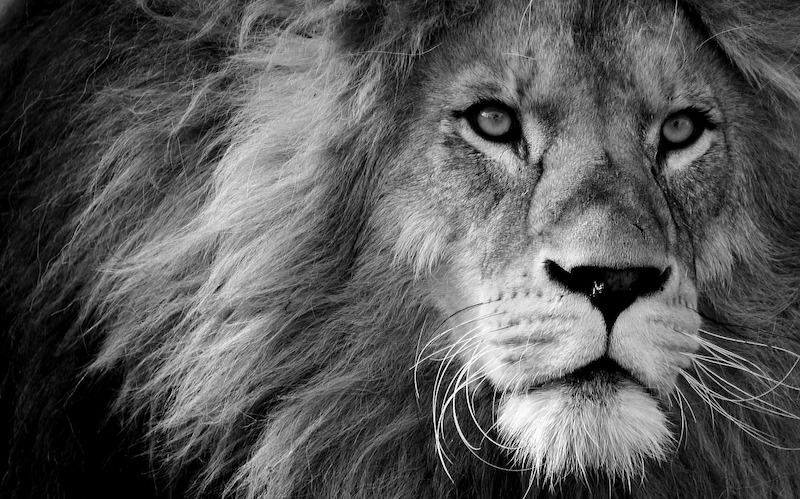
#> input picture p2/code/lion.png, 800 x 499 px
$ python harris_corner.py
#> lines starting #> are read from the running program, lines starting #| are printed output that depends on the picture
from skimage.feature import corner_harris, corner_peaks
from matplotlib import pyplot as plt
from skimage.io import imread
from skimage.color import rgb2gray
from scipy import signal as sig
import numpy as np
import cv2 as cv

import seaborn as sb

# img = imread("tsukuba_im1.jpg")
img = imread("lion.png")
#> img is the input picture: shape (499, 800); min 0, max 255, mean 87.9
imggray = rgb2gray(img)

# [9 lines of commented-out code are left out]


def gradient_x(imggray):
    ##Sobel operator kernels.
    # kernel_x = np.array([[-1, 0, 1], [-1, 0, 1], [-1, 0, 1]])
    # kernel_x = np.array([[-1, 0, 1], [1, 0, 1], [-1, 0, 1]])    ##BEST PARA
    # kernel_x = np.array([[0,0,0], [0, 1, 0], [0, 0, 0]])
    kernel_x = np.array([[-1, 0, 1], [-2, 0, 2], [-1, 0, 1]])       ##gradient along x
    return sig.convolve2d(imggray, kernel_x, mode='same')
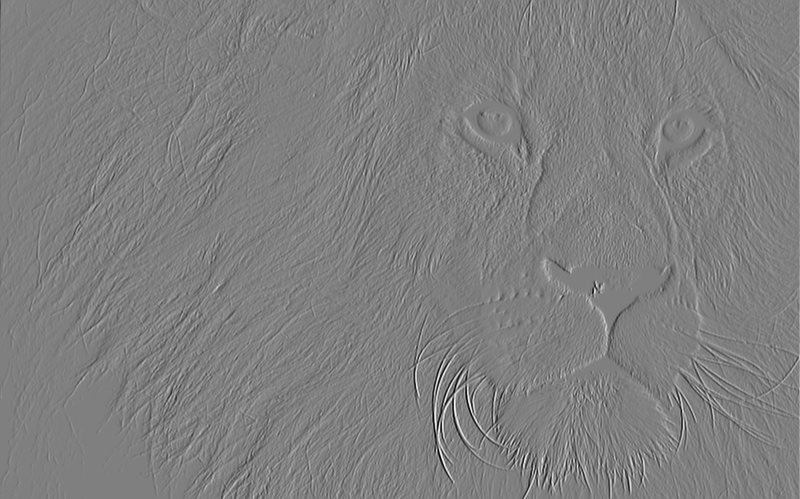
#> returned value: shape (499, 800) int64; min -1009, max 1007, mean -0.2; drawn with min black and max white
def gradient_y(imggray):
    # kernel_y = np.array([[-1, 0, 1], [0, 0, 0], [-1, 0, 1]])
    # kernel_y = np.array([[1, 0, 1], [0, 0, 0], [-1, 0, -1]])    ##BEST PARA
    # kernel_y = np.array([[0,0,0], [0, 1, 0], [0, 0, 0]])
    kernel_y = np.array([[-1, -2, -1], [0, 0, 0], [1, 2, 1]])   ##gradient along y
    return sig.convolve2d(imggray, kernel_y, mode='same')
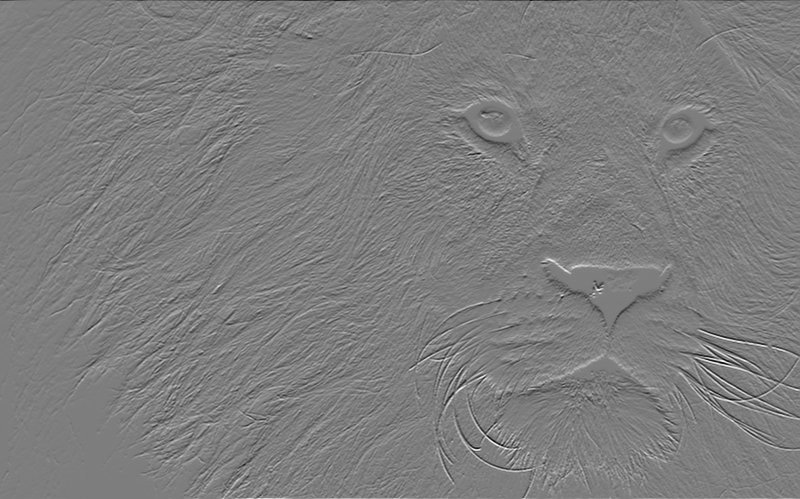
#> returned value: shape (499, 800) int64; min -783, max 803, mean 0.2; drawn with min black and max white


I_x = gradient_x(imggray)
I_y = gradient_y(imggray)
plt.axis('off')
plt.imshow(I_x, cmap="gray")
plt.show()
plt.axis('off')
plt.imshow(I_y, cmap="gray")
plt.show()
exit(0)
#> (the program exits here)
